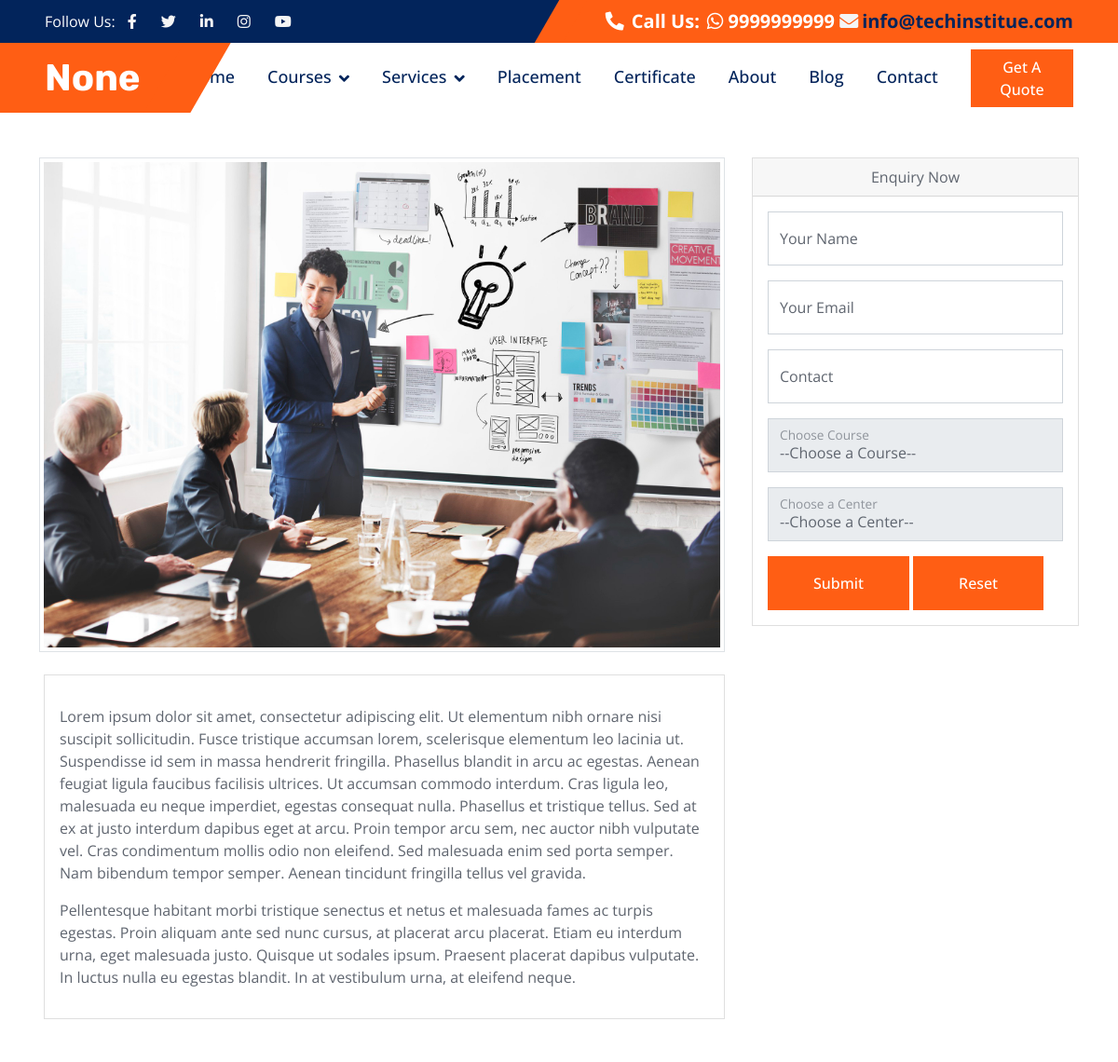
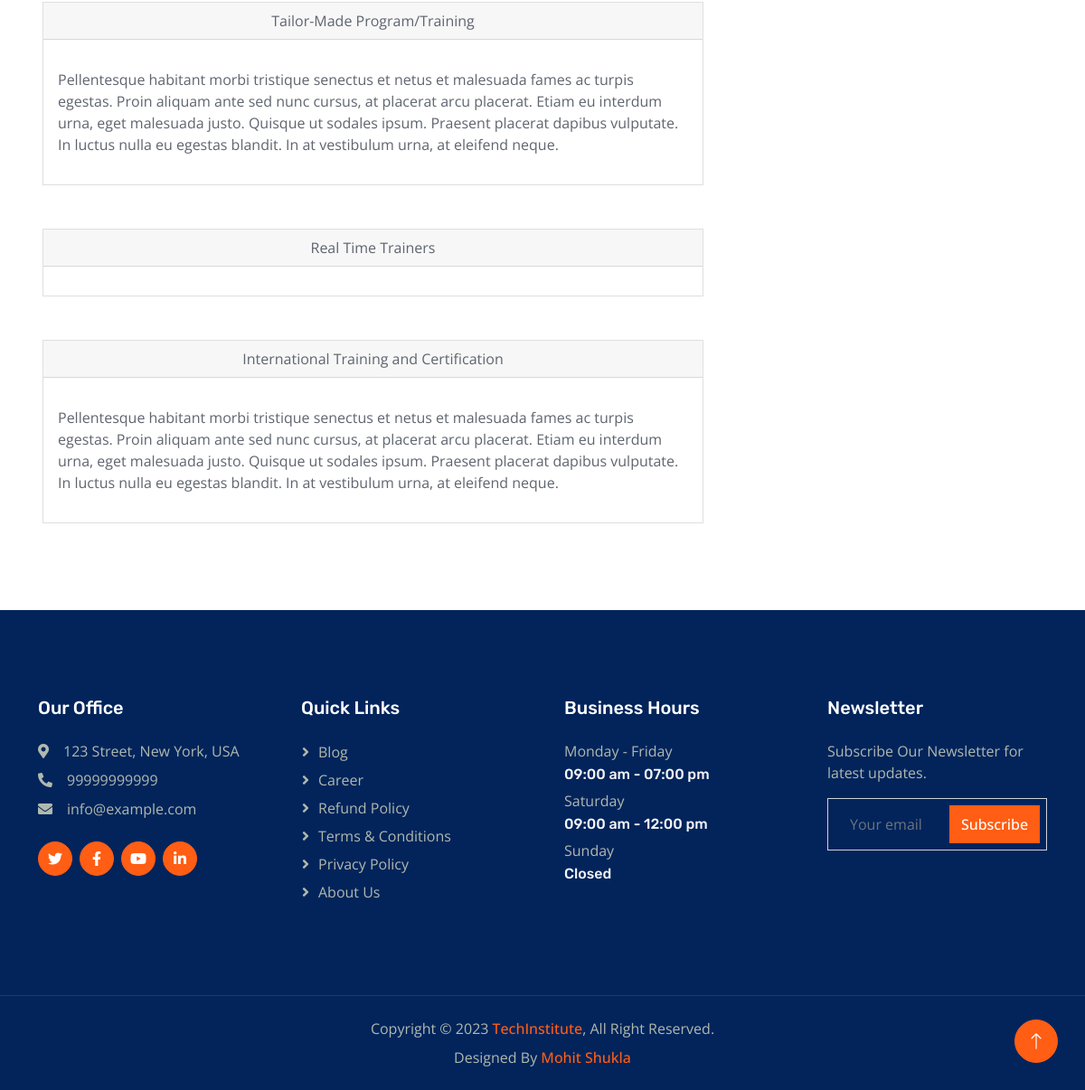
The app's page /corporate-training/ with its own data (2 pictures, top to bottom).
### mainheader/models.py (models this page shows)
class mainHeader(models.Model):
    header_title = models.CharField(max_length=50)
    header_social_url_twt = models.URLField(max_length=200)
    header_socila_url_link = models.URLField(max_length=200)
    header_social_url_fb = models.URLField(max_length=200)
    header_social_url_insta = models.URLField(max_length=200)
    header_social_url_yt = models.URLField(max_length=200)
    header_contact = models.CharField(max_length=12)
    header_email = models.EmailField(max_length=254)

### headerservices/models.py (models this page shows)
class CorporateTraining(models.Model):
    image = models.FileField(upload_to='services/', max_length=250,null=False,default=None)
    description_one =   HTMLField()
    heading_two = models.CharField(max_length=250)
    description_two = HTMLField()
    heading_three = models.CharField(max_length=250)
    description_three = HTMLField()
    heading_four = models.CharField(max_length=250)
    description_four = HTMLField()

### footercontact/models.py (models this page shows)
class footerContact(models.Model):
    address=models.CharField( max_length=50)
    contact=models.CharField(max_length=12)
    email=models.EmailField(max_length=254)

### businesshours/models.py (models this page shows)
class BusinessHours(models.Model):
    opendays = models.CharField(max_length=50)
    specificdayopen = models.CharField(max_length=50)
    closeday = models.CharField(max_length=50)

### techblog/views.py (the view)
# urls.py: path('corporate-training/',views.Corporate,name='corporate'),
def Corporate(request):
    mainheader = mainHeader.objects.all()
    headermenu = headerMenu.objects.all()
    footercontact=footerContact.objects.all()
    quicklinks = quickLinks.objects.all()
    businesshours = BusinessHours.objects.all()
    corporatetraining=CorporateTraining.objects.all()
    submenu = SubMenu.objects.all()
    data = {
        'mainheader':mainheader,
        'headermenu':headermenu,
        'footercontact':footercontact,
        'quicklinks':quicklinks,
        'businesshours':businesshours,
        'corporatetraining':corporatetraining,
        'submenu':submenu
    }
    return render(request,'corporate.html',data)

### templates/corporate.html (shortened to what this page needs)
{% extends "base.html" %}
{% block content %}
        <div class="container mt-5">
            <div class="row">
                {% for corporateinfo in corporatetraining %}
                <div class="col-lg-8">
                    <article>
                        <header class="mb-4">
                            <figure class="mb-4"><img class="img-fluid rounded img-thumbnail" src="/media/{{corporateinfo.image}}" alt="..."  style="width:100%;"/></figure>
                        </header>
                        <section class="mb-5">
                            <div class="card">
                                <div class="card-body">
                                  <p class="card-text justify">{{corporateinfo.description_one | safe|rjust:"10"}}</p>
                                </div>
                              </div>
                        </section>
                        <section class="mb-5">
                            <div class="card">
                                <div class="card-header text-center">
                                    {{corporateinfo.heading_two}}
                                </div>
                                <div class="card-body">
                                  <p class="card-text justify">{{corporateinfo.description_two | safe|rjust:"10"}}</p>
                                </div>
                              </div>
                        </section>
                        <section class="mb-5">
                            <div class="card">
                                <div class="card-header text-center">
                                    {{corporateinfo.heading_three}}
                                </div>
                                <div class="card-body">
                                </div>
                              </div>
                        </section>
                        <section class="mb-5">
                            <div class="card">
                                <div class="card-header text-center">
                                    {{corporateinfo.heading_four}}
                                </div>
                                <div class="card-body">
                                  <p class="card-text justify">{{corporateinfo.description_four | safe|rjust:"10"}}</p>
                                </div>
                              </div>
                        </section>
                    </article>
                </div>
                {% endfor %}
                {% block sidebar%}
                {% include 'enquiry.html'%}
                {% endblock %}
            </div>
        </div>
{% endblock %}

### templates/header.html (shortened to what this page needs)
{% load static %}
<!DOCTYPE html>
<html lang="en">
<head>
        <link href="https://cdn.jsdelivr.net/npm/bootstrap@5.0.2/dist/css/bootstrap.min.css" rel="stylesheet">
    <link href="https://cdnjs.cloudflare.com/ajax/libs/font-awesome/5.10.0/css/all.min.css" rel="stylesheet">
    <link href="https://cdn.jsdelivr.net/npm/bootstrap-icons@1.4.1/font/bootstrap-icons.css" rel="stylesheet">
    <link href="{% static 'lib/animate/animate.min.css' %}" rel="stylesheet">
    <link href="{% static 'lib/owlcarousel/assets/owl.carousel.min.css' %}" rel="stylesheet">
    <link href="{% static 'css/bootstrap.min.css' %}" rel="stylesheet">
    <link href="{% static 'css/main.css' %}" rel="stylesheet">
    <link href="{% static 'css/style.css' %}" rel="stylesheet">
</head>
<body>
    <div class="container-fluid bg-dark px-0">
        <div class="row g-0 d-none d-lg-flex">
            {% for item in mainheader %}
            <div class="col-lg-6 ps-5 text-start">
                <div class="h-100 d-inline-flex align-items-center text-white">
                    <span>Follow Us:</span>
                    <a class="btn btn-link text-light" target="_blank" href="{{item.header_social_url_fb}}"><i class="fab fa-facebook-f"></i></a>
                    <a class="btn btn-link text-light" target="_blank" href="{{item.header_social_url_twt}}"><i class="fab fa-twitter"></i></a>
                    <a class="btn btn-link text-light" target="_blank" href="{{item.header_socila_url_link}}"><i class="fab fa-linkedin-in"></i></a>
                    <a class="btn btn-link text-light" target="_blank" href="{{item.header_social_url_insta}}"><i class="fab fa-instagram"></i></a>
                    <a class="btn btn-link text-light" target="_blank" href="{{item.header_social_url_yt}}"><i class="fab fa-youtube"></i></a>
                </div>
            </div>
            <div class="col-lg-6 text-end">
                <div class="h-100 topbar-right d-inline-flex align-items-center text-white py-2 px-5">
                    <span class="fs-5 fw-bold me-2"><i class="fa fa-phone-alt me-2"></i>Call Us:</span>
                    <span class="fs-5 fw-bold"><i class="fab fa-whatsapp"></i> {{item.header_contact}} </span>
                    <a href="mailto:{{item.header_email}}" class="text-dark"><span class="fs-5 fw-bold">&nbsp;<i class="fa fa-envelope me-1 text-light"></i>{{item.header_email}}</span>
                </div>
            </div>
        </div>
        {%endfor%}
    </div>
    <nav class="navbar navbar-expand-lg bg-white navbar-light sticky-top py-0 pe-5">
        <a href="{% url 'home' %}" class="navbar-brand ps-5 me-0">
            {% for item in mainheader %}
            <h1 class="text-white m-0">{{item.header_title}}</h1>
            {%endfor%}
        </a>
        <div class="collapse navbar-collapse" id="navbarCollapse">
            <div class="navbar-nav ms-auto p-4 p-lg-0">
                <a href="{% url 'home' %} " class="nav-item nav-link">Home</a>
                <div class="nav-item dropdown">
                    <a href="#" class="nav-link dropdown-toggle" data-bs-toggle="dropdown">Courses</a>
                </div>
               <div class="nav-item dropdown">
                    <a href="!#" class="nav-link dropdown-toggle" data-bs-toggle="dropdown">Services</a>
                </div>
                <a href="{% url 'placement' %}" class="nav-item nav-link">Placement</a>
                <a href="{% url 'certificate' %}" class="nav-item nav-link">Certificate</a>
                <a href="{% url 'about' %}" class="nav-item nav-link">About</a>
                <a href="{% url 'blog' %}" class="nav-item nav-link">Blog</a>
                <a href="{% url 'contact' %}" class="nav-item nav-link">Contact</a>
            </div>
            <a href="" class="btn btn-primary px-3 d-none d-lg-block">Get A Quote</a>
        </div>
    </nav>

### templates/footer.html (shortened to what this page needs)
{% load static %}
    <div class="container-fluid bg-dark footer mt-5 py-5 wow fadeIn" data-wow-delay="0.1s">
        <div class="container py-5">
            <div class="row g-5">
                {% for contact in footercontact %}
                <div class="col-lg-3 col-md-6">
                    <h5 class="text-white mb-4">Our Office</h5>
                    <p class="mb-2"><i class="fa fa-map-marker-alt me-3"></i>{{contact.address}}</p>
                    <p class="mb-2"><i class="fa fa-phone-alt me-3"></i>{{contact.contact}}</p>
                    <p class="mb-2"><i class="fa fa-envelope me-3"></i>{{contact.email}}</p>
                    <div class="d-flex pt-3">
                        <a class="btn btn-square btn-primary rounded-circle me-2" href=""><i
                                class="fab fa-twitter"></i></a>
                        <a class="btn btn-square btn-primary rounded-circle me-2" href=""><i
                                class="fab fa-facebook-f"></i></a>
                        <a class="btn btn-square btn-primary rounded-circle me-2" href=""><i
                                class="fab fa-youtube"></i></a>
                        <a class="btn btn-square btn-primary rounded-circle me-2" href=""><i
                                class="fab fa-linkedin-in"></i></a>
                    </div>
                </div>
                {%endfor%}
                <div class="col-lg-3 col-md-6">
                    <h5 class="text-white mb-4">Quick Links</h5>
                    <a class="btn btn-link" href="{% url 'blog' %}">Blog</a>
                    <a class="btn btn-link" href="{% url 'career' %}">Career</a>
                    <a class="btn btn-link" href="{% url 'refundpolicy' %}">Refund Policy</a>
                    <a class="btn btn-link" href="{% url 'termscondition' %}">Terms & Conditions</a>
                    <a class="btn btn-link" href="{% url 'privacypolicy' %}">Privacy Policy</a>
                    <a class="btn btn-link" href="{% url 'about' %}">About Us</a>
                </div>
               {% for hours in businesshours %}
                <div class="col-lg-3 col-md-6">
                    <h5 class="text-white mb-4">Business Hours</h5>
                    <p class="mb-1">Monday - Friday</p>
                    <h6 class="text-light">{{hours.opendays}}</h6>
                    <p class="mb-1">Saturday</p>
                    <h6 class="text-light">{{hours.specificdayopen}}</h6>
                    <p class="mb-1">Sunday</p>
                    <h6 class="text-light">{{hours.closeday}}</h6>
                </div>
                {% endfor %}
                <div class="col-lg-3 col-md-6">
                    <h5 class="text-white mb-4">Newsletter</h5>
                    <p>Subscribe Our Newsletter for latest updates.</p>
                    <div class="position-relative w-100">
                        <form method="post" action="{% url 'subscribe' %}">
                        <input class="form-control bg-transparent w-100 py-3 ps-4 pe-5  subscribe_news" type="text" placeholder="Your email" name="email" required>
                        <button type="submit" class="btn btn-primary py-2 position-absolute top-0 end-0 mt-2 me-2">Subscribe</button>
                        </form>
                    </div>
                </div>
            </div>
        </div>
    </div>
    <div class="container-fluid copyright bg-dark py-4">
        <div class="container text-center">
            <p class="mb-2">Copyright &copy; {% now "Y" %} <a class="fw-semi-bold" href="#">TechInstitute</a>, All Right Reserved.
            </p>
            <p class="mb-0">Designed By <a class="fw-semi-bold" href="https://mohitshukla.in">Mohit Shukla</a>
        </div>
    </div>
    <a href="#" class="btn btn-lg btn-primary btn-lg-square rounded-circle back-to-top"><i
            class="bi bi-arrow-up"></i></a>
</body>
</html>

### static/css/main.css (style rules this page uses)
.card, .card-img-top { max-width: 100% !important; max-height: 100% !important; margin-left:5px; margin-bottom:20px; }
.w-100 { max-height:800px !important; }
.subscribe_news { color:#ffffff !important; }

### static/css/style.css (style rules this page uses)
:root { --primary: #FF5E14; --secondary: #5F656F; --light: #F5F5F5; --dark: #02245B; }
.back-to-top { position: fixed; display: none; right: 30px; bottom: 30px; z-index: 99; }
h1, h2, .h1, .h2, .fw-bold { font-weight: 700 !important; }
h5, h6, .h5, .h6, .fw-semi-bold { font-weight: 500 !important; }
.btn { transition: .5s; font-weight: 500; }
.btn-primary, .btn-outline-primary:hover { color: #FFFFFF; }
.btn-square { width: 38px; height: 38px; }
.btn-lg-square { width: 48px; height: 48px; }
.btn-square, .btn-sm-square, .btn-lg-square { padding: 0; display: flex; align-items: center; justify-content: center; font-weight: normal; }
.topbar-right { position: relative; background: var(--primary); }
.topbar-right::before { position: absolute; content: ""; width: 30px; height: 100%; top: 0; left: -15px; transform: skewX(-30deg); background-color: var(--primary); }
.navbar.sticky-top { top: -100px; transition: .5s; }
.navbar .navbar-brand { position: relative; padding-right: 50px; height: 75px; display: flex; align-items: center; background: var(--primary); }
.navbar .navbar-brand::after { position: absolute; content: ""; width: 50px; height: 100%; top: 0; right: -25px; transform: skewX(-30deg); background-color: var(--primary); }
.navbar .navbar-nav .nav-link { margin-right: 35px; padding: 20px 0; color: var(--dark); font-size: 18px; font-weight: 500; outline: none; }
.navbar .dropdown-toggle::after { border: none; content: "\f107"; font-family: "Font Awesome 5 Free"; font-weight: 900; vertical-align: middle; margin-left: 8px; }
.footer { color: #B0B9AE; }
.footer .btn.btn-link { display: block; margin-bottom: 5px; padding: 0; text-align: left; color: #B0B9AE; font-weight: normal; text-transform: capitalize; transition: .3s; }
.footer .btn.btn-link::before { position: relative; content: "\f105"; font-family: "Font Awesome 5 Free"; font-weight: 900; margin-right: 10px; }
.copyright { color: #B0B9AE; border-top: 1px solid rgba(255, 255, 255, .1); }

### records on screen
mainHeader: header_contact "9999999999", header_email "info@techinstitue.com", header_title "None"
CorporateTraining: image (picture), description_one "Lorem ipsum dolor sit amet, consectetur adipiscing elit. Ut elementum nibh ornare nisi suscipit sollicitudin. Fusce tristique accumsan lorem, scelerisque elementum leo lacinia ut. Suspendisse id sem in massa hendrerit fringilla. Phasellus blandit in arcu ac egestas. Aenean feugiat ligula faucibus facilisis ultrices. Ut accumsan commodo interdum. Cras ligula leo, malesuada eu neque imperdiet, egestas consequat nulla. Phasellus et tristique tellus. Sed at ex at justo interdum dapibus eget at arcu. Proin tempor arcu sem, nec auctor nibh vulputate vel. Cras condimentum mollis odio non eleifend. Sed malesuada enim sed porta semper. Nam bibendum tempor semper. Aenean tincidunt fringilla tellus…", heading_two "Tailor-Made Program/Training", description_two "Pellentesque habitant morbi tristique senectus et netus et malesuada fames ac turpis egestas. Proin aliquam ante sed nunc cursus, at placerat arcu placerat. Etiam eu interdum urna, eget malesuada justo. Quisque ut sodales ipsum. Praesent placerat dapibus vulputate. In luctus nulla eu egestas blandit. In at vestibulum urna, at eleifend neque.", heading_three "Real Time Trainers", heading_four "International Training and Certification", description_four "Pellentesque habitant morbi tristique senectus et netus et malesuada fames ac turpis egestas. Proin aliquam ante sed nunc cursus, at placerat arcu placerat. Etiam eu interdum urna, eget malesuada justo. Quisque ut sodales ipsum. Praesent placerat dapibus vulputate. In luctus nulla eu egestas blandit. In at vestibulum urna, at eleifend neque."
footerContact: address "123 Street, New York, USA", contact "99999999999", email "info@example.com"
BusinessHours: opendays "09:00 am - 07:00 pm", specificdayopen "09:00 am - 12:00 pm", closeday "Closed"
